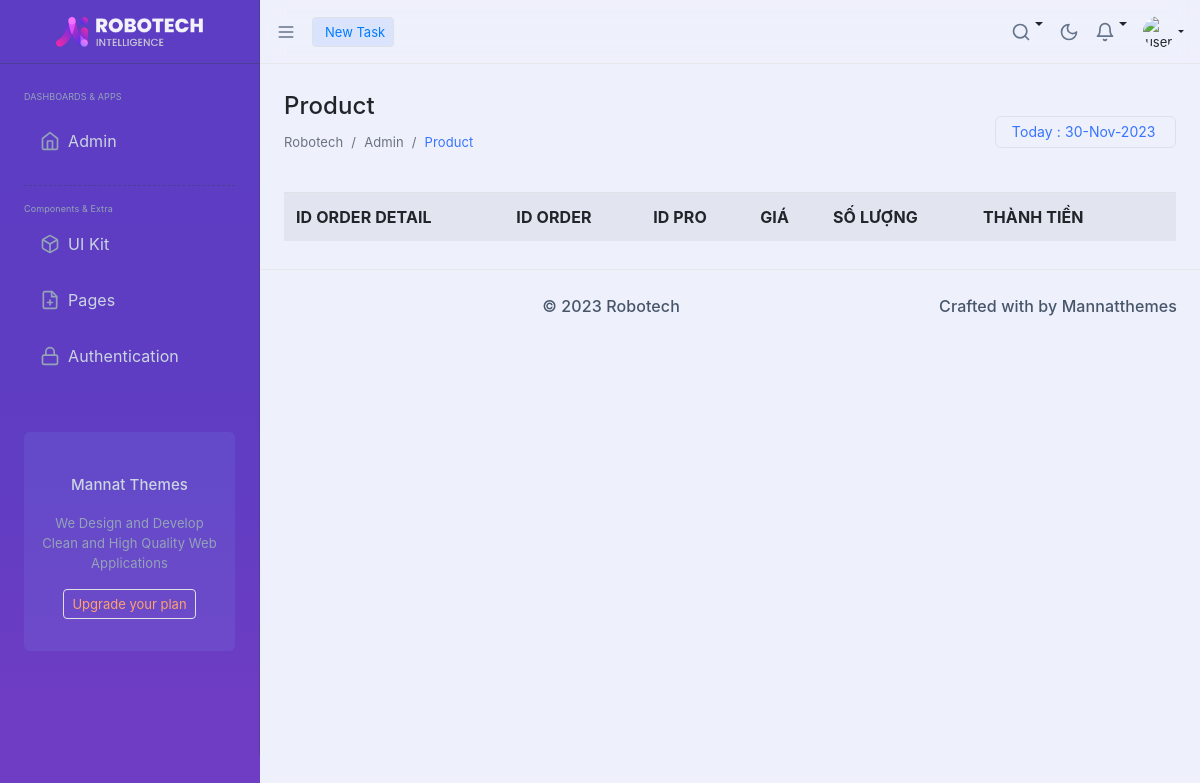
The app's page /admin/index.php?act=lisdh, older data.
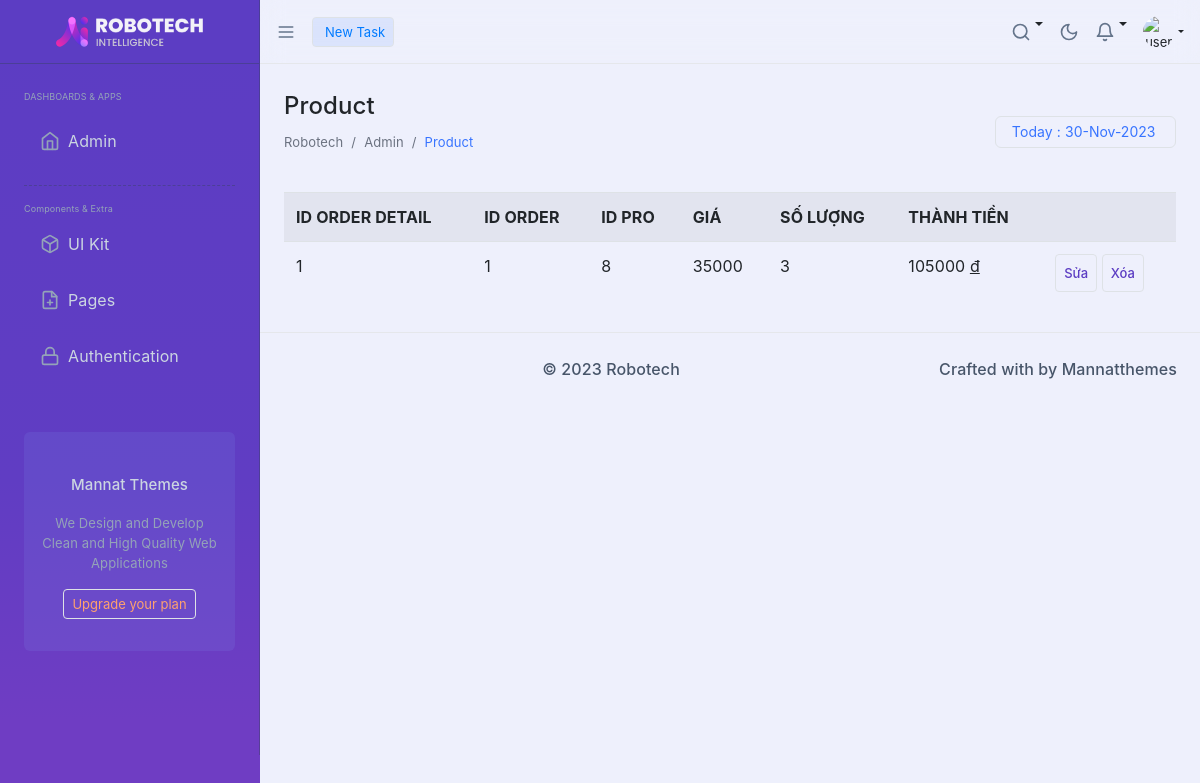
The same page, newer data.
### tables this page shows
CREATE TABLE `order_detail` (
  `id_order_detail` int(11) NOT NULL,
  `id_order` int(11) NOT NULL,
  `id_pro` int(11) NOT NULL,
  `giamua` int(11) NOT NULL,
  `soluong` int(11) NOT NULL,
  `thanhtien` int(11) NOT NULL
);

### model/pdo.php (called while the page is built, shortened)
<?php
function pdo_get_connection(){
    $dburl = "mysql:host=localhost;dbname=pro1014-da1-dtcshop;charset=utf8";
    $username = 'root';
    $password = '';
    $conn = new PDO($dburl, $username, $password);
    $conn->setAttribute(PDO::ATTR_ERRMODE, PDO::ERRMODE_EXCEPTION);
    return $conn;
}
function pdo_query($sql){
    $sql_args = array_slice(func_get_args(), 1);
    try{
        $conn = pdo_get_connection();
        $stmt = $conn->prepare($sql);
        $stmt->execute($sql_args);
        $rows = $stmt->fetchAll();
        return $rows;
    }
    catch(PDOException $e){
        throw $e;
    }
    finally{
        unset($conn);
    }
}

### model/cart.php (called while the page is built, shortened)
<?php
function loadall_order(){
    $sql = "select * from order_detail";
    $listdh = pdo_query($sql);
    return $listdh;
}
?>

### admin/Donhang/list.php (the view, shortened to what the changed rows need)
<div class="ltr:flex flex-1 rtl:flex-row-reverse">
            <div class="page-wrapper relative ltr:ms-auto rtl:me-auto rtl:ms-0 w-[calc(100%-260px)] px-4 pt-[64px] duration-300">
                <div class="xl:w-full">
                    <div class="flex flex-wrap">
                        <div class="flex items-center py-4 w-full">
                            <div class="w-full">
                                <div class="">
                                    <div class="flex flex-wrap justify-between">
                                        <div class="items-center ">
                                            <h1 class="font-medium text-3xl block dark:text-slate-100">Product</h1>
                                        </div>
                                    </div>
                                </div>
                            </div>
                        </div>
                    </div>
                </div>
                <div class="xl:w-full  min-h-[calc(100vh-138px)] relative pb-14">
                    <form action="index.php?act=adddm" method="post" >
                        <div class="col-span-12 sm:col-span-12 md:col-span-12 lg:col-span-6 xl:col-span-6">
                            <div class="w-full relative mb-4">
                                <div class="flex-auto p-0 md:p-4">
                                    <table class="table table-striped">
                                    <tr>
                                        <th scope="col">ID ORDER DETAIL</th>
                                        <th scope="col">ID ORDER</th>
                                        <th scope="col">ID PRO</th>
                                        <th scope="col">GIÁ</th>
                                        <th scope="col">SỐ LƯỢNG</th>
                                        <th scope="col">THÀNH TIỀN</th>
                                        <th scope="col"></th>
                                    </tr>
                                    <?php
                                        foreach ($listdh as $donhang) {
                                            extract($donhang);
                                            $suadm="index.php?act=suadh&id=".$id_order_detail;
                                            $xoadm="index.php?act=xoadh&id=".$id_order_detail;
                                            echo '<tr>
                                            <td>'.$id_order_detail.'</td>
                                            <td>'.$id_order.'</td>
                                            <td>'.$id_pro.'</td>
                                            <td>'.$giamua.'</td>
                                            <td>'.$soluong.'</td>
                                            <td>'.$thanhtien.' <u>đ</u></td>
                                            <td><a href="'.$suadm.'"><input type="button" value="Sửa" class="px-2 py-2 lg:px-4 bg-transparent  text-brand text-sm  rounded transition hover:bg-brand-500 hover:text-white border border-brand font-medium"></a> <a href="'.$xoadm.'"> <input type="button" value="Xóa" class="px-2 py-2 lg:px-4 bg-transparent  text-brand text-sm  rounded transition hover:bg-brand-500 hover:text-white border border-brand font-medium"></a></td>
                                        </tr>';
                                        }
                                    ?>
                                    </table>
                                </div>
                            </div>
                        </form>
                        </div>
</div>

Row changes from the older to the newer data that the page shows:
added order_detail: id_order_detail "1", id_order "1", id_pro "8", giamua "35000", soluong "3", thanhtien "105000"
